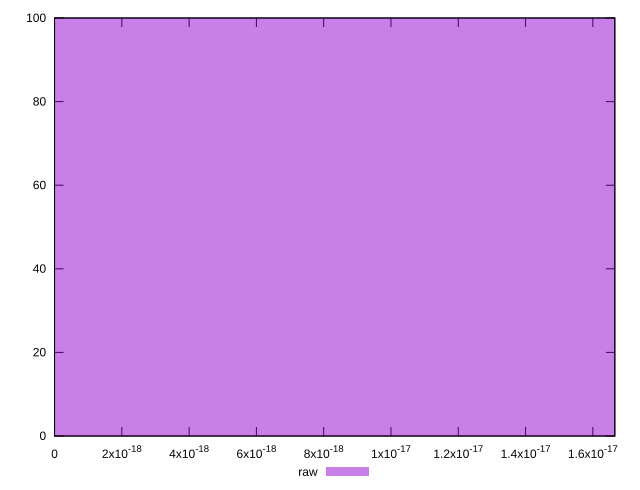

Here is the gnuplot script that generated this plot:
reset

$raw <<EOF
0 100
EOF

set key outside below
set boxwidth 1e-12
set xrange [0:1.6653345369377347e-17]
set yrange [0:100]
set trange [0:100]
set style fill transparent solid 0.5 noborder
set terminal svg size 640, 490 enhanced background rgb 'white'
set output "report_00011_2021-02-09T10:53:21.242Z/meta/score-difference/samples/pages+cached/raw/histogram.svg"

plot $raw title "raw" with boxes

reset
